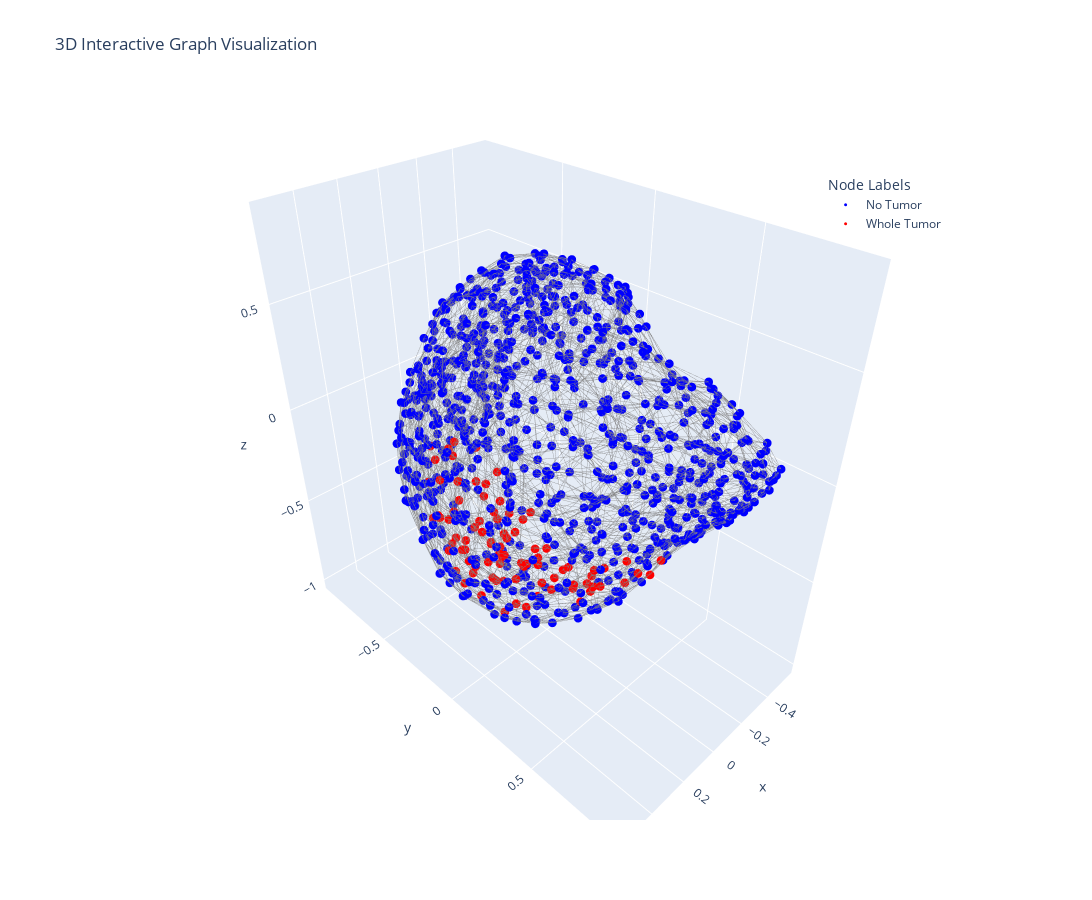

The code cell stored with this chart in its notebook:
### Markdown cell above
- Plotting of a 3D static and interactive version of a graph data entry

### Code cell
plot.graph(graph, centroids)

### Figure 1 — Plotly figure (JSON) as saved in the notebook; plotly's stock layout.template omitted (floating-point values rounded to 4 significant figures; data arrays with more than 128 entries replaced by an {"elided": "..."} marker saying what was removed)
{"data": [{"hoverinfo": "none", "line": {"color": "gray", "width": 0.6}, "mode": "lines", "showlegend": false, "type": "scatter3d", "x": {"elided": "27270 float values"}, "y": {"elided": "27270 float values"}, "z": {"elided": "27270 float values"}}, {"hoverinfo": "text", "hovertext": {"elided": "822 str values"}, "marker": {"color": "blue", "size": 3}, "mode": "markers", "name": "No Tumor", "type": "scatter3d", "x": {"elided": "822 float values"}, "y": {"elided": "822 float values"}, "z": {"elided": "822 float values"}}, {"hoverinfo": "text", "hovertext": ["Node 577 - Whole Tumor", "Node 594 - Whole Tumor", "Node 605 - Whole Tumor", "Node 607 - Whole Tumor", "Node 610 - Whole Tumor", "Node 618 - Whole Tumor", "Node 619 - Whole Tumor", "Node 621 - Whole Tumor", "Node 629 - Whole Tumor", "Node 630 - Whole Tumor", "Node 631 - Whole Tumor", "Node 641 - Whole Tumor", "Node 642 - Whole Tumor", "Node 649 - Whole Tumor", "Node 650 - Whole Tumor", "Node 656 - Whole Tumor", "Node 658 - Whole Tumor", "Node 660 - Whole Tumor", "Node 666 - Whole Tumor", "Node 669 - Whole Tumor", "Node 671 - Whole Tumor", "Node 677 - Whole Tumor", "Node 678 - Whole Tumor", "Node 679 - Whole Tumor", "Node 680 - Whole Tumor", "Node 681 - Whole Tumor", "Node 686 - Whole Tumor", "Node 687 - Whole Tumor", "Node 688 - Whole Tumor", "Node 689 - Whole Tumor", "Node 690 - Whole Tumor", "Node 691 - Whole Tumor", "Node 701 - Whole Tumor", "Node 704 - Whole Tumor", "Node 712 - Whole Tumor", "Node 713 - Whole Tumor", "Node 718 - Whole Tumor", "Node 721 - Whole Tumor", "Node 726 - Whole Tumor", "Node 727 - Whole Tumor", "Node 728 - Whole Tumor", "Node 731 - Whole Tumor", "Node 740 - Whole Tumor", "Node 753 - Whole Tumor", "Node 759 - Whole Tumor", "Node 764 - Whole Tumor", "Node 772 - Whole Tumor", "Node 774 - Whole Tumor", "Node 777 - Whole Tumor", "Node 779 - Whole Tumor", "Node 785 - Whole Tumor", "Node 786 - Whole Tumor", "Node 788 - Whole Tumor", "Node 789 - Whole Tumor", "Node 790 - Whole Tumor", "Node 791 - Whole Tumor", "Node 794 - Whole Tumor", "Node 797 - Whole Tumor", "Node 798 - Whole Tumor", "Node 801 - Whole Tumor", "Node 802 - Whole Tumor", "Node 803 - Whole Tumor", "Node 809 - Whole Tumor", "Node 814 - Whole Tumor", "Node 817 - Whole Tumor", "Node 818 - Whole Tumor", "Node 823 - Whole Tumor", "Node 827 - Whole Tumor", "Node 833 - Whole Tumor", "Node 835 - Whole Tumor", "Node 843 - Whole Tumor", "Node 846 - Whole Tumor", "Node 851 - Whole Tumor", "Node 854 - Whole Tumor", "Node 855 - Whole Tumor", "Node 861 - Whole Tumor", "Node 862 - Whole Tumor", "Node 864 - Whole Tumor", "Node 868 - Whole Tumor", "Node 878 - Whole Tumor", "Node 881 - Whole Tumor", "Node 883 - Whole Tumor", "Node 884 - Whole Tumor", "Node 885 - Whole Tumor", "Node 888 - Whole Tumor", "Node 892 - Whole Tumor", "Node 896 - Whole Tumor"], "marker": {"color": "red", "size": 3}, "mode": "markers", "name": "Whole Tumor", "type": "scatter3d", "x": [-0.08676, -0.07653, -0.07228, -0.03096, 0.2672, 0.03267, 0.06812, 0.0903, -0.009679, 0.09478, -0.01311, 0.213, 0.00621, -0.01729, -0.08428, 0.2997, 0.02523, -0.03634, -0.0001822, 0.1305, 0.1681, -0.0699, -0.06029, 0.07194, 0.08643, 0.1886, -0.07177, 0.06901, 0.3081, -0.02786, 0.2751, 0.2149, 0.1479, -0.09592, -0.04051, 0.2298, -0.05157, 0.09075, 0.0864, 0.1947, -0.1115, 0.3304, 0.006055, 0.0641, -0.06986, -0.038, -0.05455, -0.1147, -0.1168, -0.05062, -0.0338, 0.08954, 0.26, -0.07544, 0.06255, -0.09283, -0.119, 0.1284, 0.04543, -0.1328, -0.1568, 0.1813, 0.0387, -0.05351, 0.144, -0.116, -0.2584, 0.159, 0.1742, 0.1133, -0.07457, -0.1875, -0.1068, 0.1462, -0.1387, 0.09754, 0.06423, -0.1702, 0.05869, -0.02212, -0.1007, 0.1793, -0.0744, 0.1858, 0.1769, 0.01313, 0.1911], "y": [-0.5629, -0.4038, -0.7059, -0.1357, -0.1218, -0.5899, -0.7072, -0.2456, -0.6736, -0.644, -0.3193, -0.5496, -0.3921, -0.4908, -0.2428, 0.02091, -0.5749, -0.285, -0.2086, -0.1674, 0.2884, -0.502, -0.3983, -0.3724, 0.02972, 0.1348, -0.3662, -0.656, -0.4046, -0.03056, -0.236, -0.04477, -0.5062, 0.3765, -0.3126, -0.4625, 0.2929, 0.3599, -0.5445, -0.329, -0.1919, -0.1436, -0.6008, 0.225, -0.465, -0.1759, -0.4473, -0.2939, 0.4241, -0.3633, -0.5423, -0.5385, -0.3739, -0.2346, 0.0895, 0.2403, 0.3558, -0.6158, -0.3559, -0.02617, 0.1323, -0.09517, 0.3123, -0.005636, -0.4255, 0.1418, 0.4349, -0.3143, 0.04272, -0.3926, -0.4086, 0.4354, -0.1418, -0.05321, 0.03455, -0.5628, -0.2817, 0.1168, -0.4516, -0.08543, 0.1197, -0.4433, -0.2929, -0.251, -0.09894, -0.3669, -0.3637], "z": [-0.3177, -0.3732, -0.3467, -0.435, -0.3656, -0.3194, -0.304, -0.4276, -0.3406, -0.3376, -0.4635, -0.3561, -0.3924, -0.4421, -0.5686, -0.3784, -0.4644, -0.529, -0.576, -0.5599, -0.3648, -0.5658, -0.6422, -0.5637, -0.5287, -0.4366, -0.7225, -0.476, -0.4272, -0.5824, -0.5305, -0.4792, -0.5875, -0.4448, -0.6994, -0.5038, -0.5084, -0.3842, -0.5971, -0.5812, -0.736, -0.5023, -0.6029, -0.5732, -0.8466, -0.776, -0.8153, -0.8921, -0.4957, -0.854, -0.7623, -0.7541, -0.6297, -0.8525, -0.6942, -0.6781, -0.5966, -0.6361, -0.8247, -0.7769, -0.7283, -0.687, -0.5427, -0.7631, -0.728, -0.7416, -0.5058, -0.7534, -0.7572, -0.876, -0.9452, -0.5429, -0.92, -0.8223, -0.8596, -0.8017, -0.8852, -0.8452, -0.8766, -0.9129, -0.8614, -0.8544, -0.9745, -0.8788, -0.8855, -0.9552, -0.8722]}], "layout": {"height": 900, "legend": {"title": {"text": "Node Labels"}, "x": 0.8, "y": 0.9}, "title": {"text": "3D Interactive Graph Visualization"}, "width": 1200}}
